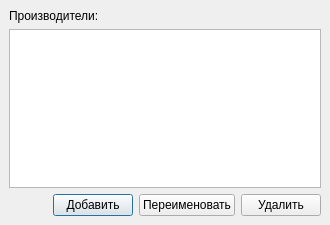
<ui version="4.0" >
 <author></author>
 <comment></comment>
 <exportmacro></exportmacro>
 <class>Proizvoditeli</class>
 <widget class="QDialog" name="Proizvoditeli" >
  <property name="geometry" >
   <rect>
    <x>0</x>
    <y>0</y>
    <width>330</width>
    <height>225</height>
   </rect>
  </property>
  <property name="windowTitle" >
   <string>Dialog</string>
  </property>
  <layout class="QVBoxLayout" >
   <property name="margin" >
    <number>9</number>
   </property>
   <property name="spacing" >
    <number>6</number>
   </property>
   <item>
    <widget class="QLabel" name="label" >
     <property name="text" >
      <string>Производители:</string>
     </property>
    </widget>
   </item>
   <item>
    <widget class="QListWidget" name="lw" />
   </item>
   <item>
    <layout class="QHBoxLayout" >
     <property name="margin" >
      <number>0</number>
     </property>
     <property name="spacing" >
      <number>6</number>
     </property>
     <item>
      <spacer>
       <property name="orientation" >
        <enum>Qt::Horizontal</enum>
       </property>
       <property name="sizeHint" >
        <size>
         <width>40</width>
         <height>20</height>
        </size>
       </property>
      </spacer>
     </item>
     <item>
      <widget class="QPushButton" name="pb1" >
       <property name="text" >
        <string>Добавить</string>
       </property>
      </widget>
     </item>
     <item>
      <widget class="QPushButton" name="pb2" >
       <property name="text" >
        <string>Переименовать</string>
       </property>
      </widget>
     </item>
     <item>
      <widget class="QPushButton" name="pb3" >
       <property name="text" >
        <string>Удалить</string>
       </property>
      </widget>
     </item>
    </layout>
   </item>
  </layout>
 </widget>
 <pixmapfunction></pixmapfunction>
 <resources/>
 <connections/>
</ui>
